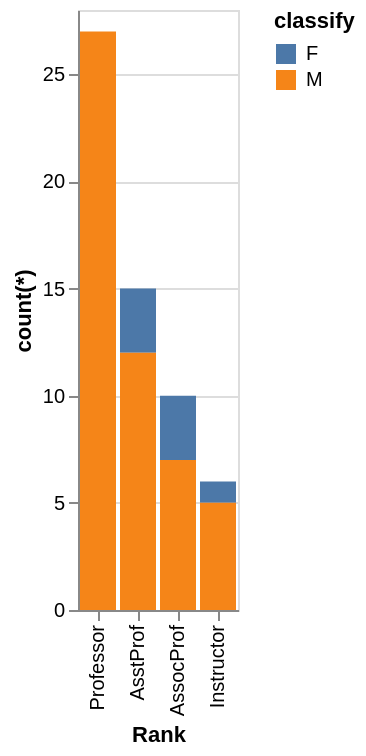

The specification (Vega-Lite) saved for this image:
### Vega-Lite specification from a JSON file in a GitHub repository (floating-point values rounded to 4 significant figures)
{"data": {"values": [{"x_data": "Professor", "y_data": 0, "classify": "F"}, {"x_data": "AsstProf", "y_data": 3, "classify": "F"}, {"x_data": "AssocProf", "y_data": 3, "classify": "F"}, {"x_data": "Instructor", "y_data": 1, "classify": "F"}, {"x_data": "Professor", "y_data": 27, "classify": "M"}, {"x_data": "AsstProf", "y_data": 12, "classify": "M"}, {"x_data": "AssocProf", "y_data": 7, "classify": "M"}, {"x_data": "Instructor", "y_data": 5, "classify": "M"}]}, "mark": "bar", "encoding": {"x": {"field": "x_data", "type": "nominal", "title": "Rank", "sort": {"op": "sum", "field": "y_data", "order": "descending"}}, "y": {"field": "y_data", "type": "quantitative", "title": "count(*)"}, "color": {"field": "classify"}}}
